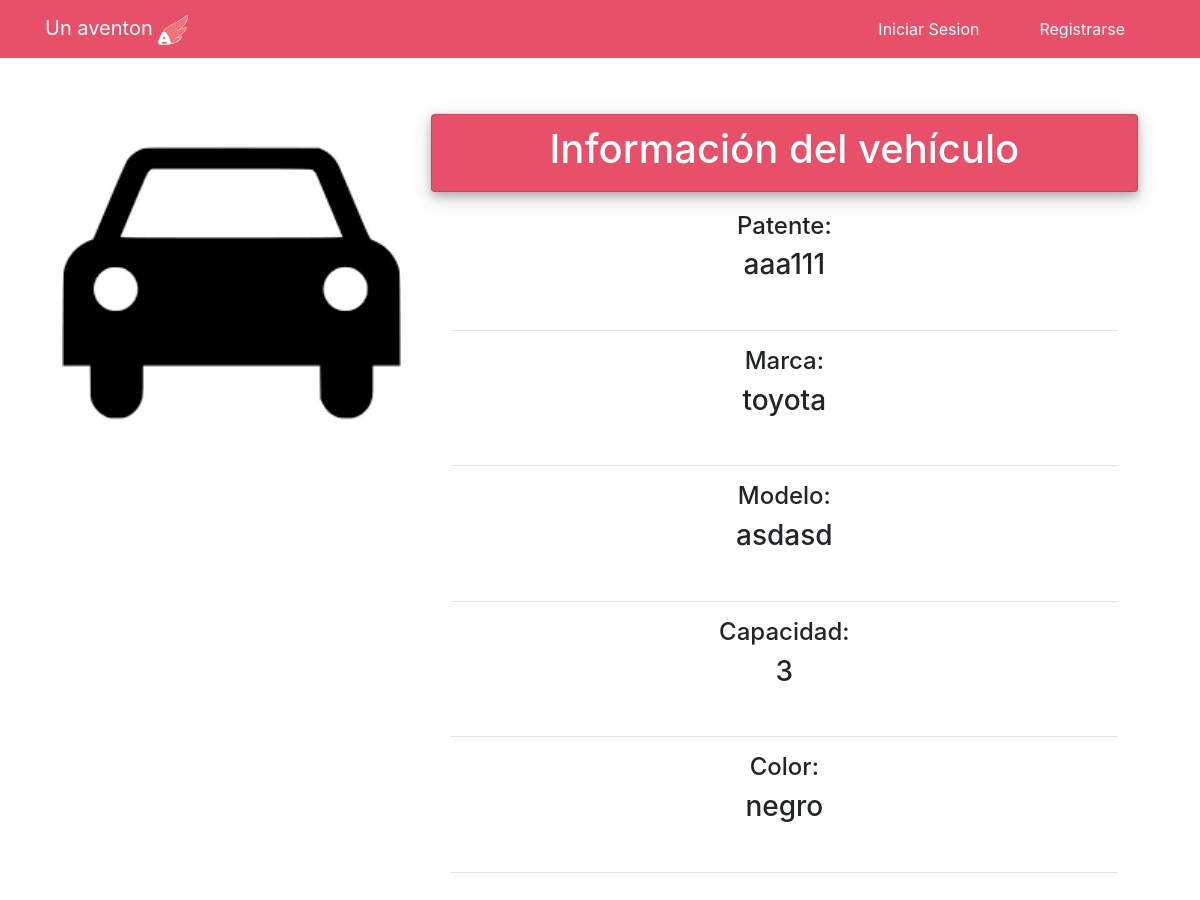
Screenshot of /mostrar-auto.php?patente=aaa111 with the database file from the repository.
### tables this page shows
CREATE TABLE `auto` (
  `patente` varchar(7) NOT NULL,
  `marca` varchar(20) NOT NULL,
  `modelo` varchar(20) NOT NULL,
  `capasidad` int(11) NOT NULL,
  `color` varchar(20) NOT NULL,
  `tipo` varchar(20) NOT NULL,
  `activo` tinyint(4) NOT NULL
);

### app/Conexion.inc.php (called while the page is built, shortened)
<?php
class Conexion{
    private static $conexion;
    public static function abrir_conexion(){
        if (!isset(self::$conexion)){
            try{
                self::$conexion = new PDO('mysql:host='.NOMBRE_SERVIDOR.'; dbname='.NOMBRE_BD,NOMBRE_USUARIO,PASSWORD);
                self::$conexion -> setAttribute(PDO::ATTR_ERRMODE, PDO::ERRMODE_EXCEPTION);
                self::$conexion -> exec("SET CHARACTER SET utf8");
            } catch (PDOException $ex){
                 print "ERROR: ". $ex -> getMessage() . "<br>";
                 die();
            }
        }
    }
    public static function cerrar_conexion(){
        if(isset(self::$conexion)){
            self::$conexion =null;
        }
    }
    public static function obtener_conexion(){
        return self::$conexion;
    }
}

### app/repositorioAuto.inc.php (called while the page is built, shortened)
<?php
include_once 'app/auto.inc.php';
class RepositorioAuto{
    public static function obtener_por_patente($conexion,$patente){
        $auto=null;
        if(isset($conexion)){
            try{
                $sql="SELECT * FROM auto WHERE patente = :patente";
                $sentencia = $conexion -> prepare($sql);
                $sentencia ->bindParam(':patente',$patente,PDO::PARAM_STR);
                $sentencia -> execute();
                $resultado = $sentencia -> fetch();
                if(!empty($resultado)){
                    $auto=new Auto($resultado['patente'],$resultado['marca'],$resultado['modelo'],$resultado['capasidad'],$resultado['color'],$resultado['tipo'],$resultado['activo']);
                }
            }catch(PDOException $ex){
                print 'error'. $ex->getMessage();
            }
        }
        return $auto;
    }
}

### app/auto.inc.php (called while the page is built, shortened)
<?php
class Auto{
    private $patente;
    private $marca;
    private $modelo;
    private $capasidad;
    private $color;
public function __construct($patente,$marca,$modelo,$capasidad,
                           $color,$tipo,$activo){
        $this -> patente=$patente;
        $this -> marca= $marca;
        $this -> modelo=$modelo;
        $this -> capasidad=$capasidad;
        $this -> color=$color;
}
    public function getPatente()
    {
        return $this->patente;
    }
    public function getMarca()
    {
        return $this->marca;
    }
    public function getModelo()
    {
        return $this->modelo;
    }
    public function getCapasidad()
    {
        return $this->capasidad;
    }
    public function getColor()
    {
        return $this->color;
    }
}

### mostrar-auto.php (the view, shortened to what this page needs)
<?php
include_once "app/RepositorioAuto.inc.php";
include_once "app/RepositorioTiene.inc.php";
include_once "app/Auto.inc.php";
include_once "app/Conexion.inc.php";
include_once "plantillas/documento-declaracion.inc.php";
include_once "plantillas/navbar2.inc.php";
if (isset($_GET['patente']) && !empty($_GET['patente'])) {
    $patente = $_GET['patente'];
} else {
    Redireccion::redirigir(SERVIDOR);
}
$auto = RepositorioAuto::obtener_por_patente(Conexion::obtener_conexion(), $patente);
?>
<br>
<div class="container contenedorasd">
    <div class="row">
        <div class="col-md-4">
            <?php
            $imagen = "img/auto.jpg";
            ?>
            <img class="card-img-top"  src="<?php echo $imagen ?>" alt="Card image cap">
        </div>
        <div class="col-md-8 text-center">
            <div class="card color1 ">
                <div class="card-heading color1">
                    <h1>Información del vehículo</h1>
                </div>
            </div>
            <div class="card-body text-center">
                <?php
                echo "<h4>Patente: </h4><h3>", $auto->getPatente(), "</h3>";
                ?>
                <br>
                <hr>
                <?php
                echo "<h4>Marca: </h4><h3>", $auto->getMarca(), "</h3>";
                ?>
                <br>
                <hr>
                <?php
                echo "<h4>Modelo: </h4><h3>", $auto->getModelo(), "</h3>";
                ?>
                <br>
                <hr>
                <?php
                echo "<h4>Capacidad: </h4><h3>", $auto->getCapasidad(), "</h3>";
                ?>
                <br>
                <hr>
                <?php
                echo "<h4>Color: </h4><h3>", $auto->getColor(), "</h3>";
                ?>
                <br>
                <hr>
            </div>
        </div>
    </div>
</div>
<?php
include_once "plantillas/documento-cierre.inc.php";

### css/estilos.css (style rules this page uses)
.card-heading { margin:10px; }
body { background: url("../img/fondo1.jpg") no-repeat center center fixed; -webkit-background-size: cover; -moz-background-size: cover; -o-background-size: cover; background-size: cover; }
.contenedorasd { background-color:white; padding: 2em; margin-top: -3em; }
.color1 { background-color:#E84F68!important; }
.color1 h1 { color:white !important; }
div.card { box-shadow: 0 4px 8px 0 rgba(0, 0, 0, 0.2), 0 6px 20px 0 rgba(0, 0, 0, 0.19); text-align: center; }

### rows the page displays
auto: patente "aaa111", marca "toyota", modelo "asdasd", capasidad "3", color "negro"
